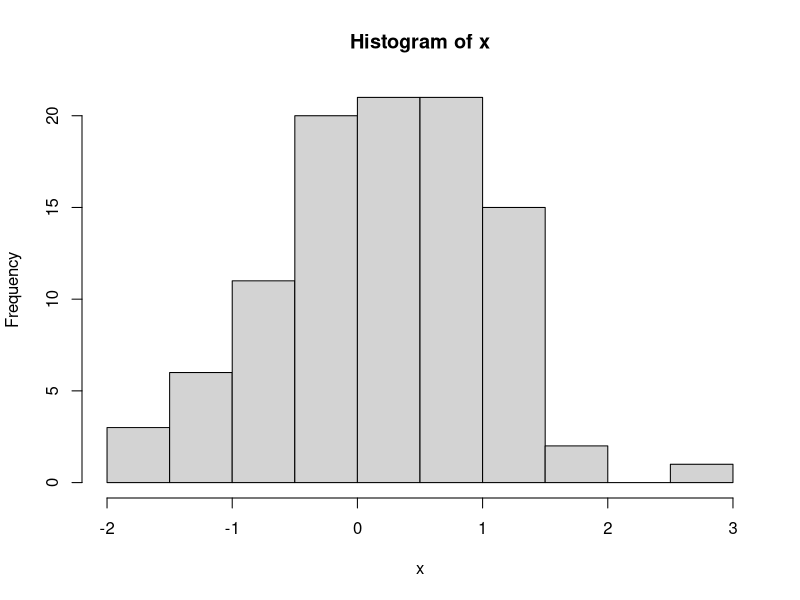

R code for this plot:
## ---- chunk 1
# assign a value to object named "x"
x = 1
# or
x <- 1
1 -> x  
# Calculator 
x=10^2
y=2*x
# vectors
c(1,21,50,80,45,0)
c("d","4","r")
# characters
"R is useful and cool"
# boolean - TRUE or FALSE
45>96
# built-in functions
sum(1,3,5)
## ---- chunk 2
# a vector / array
vec1= c(1,21,50,80,45,0)
# minimun
min(vec1)
# maximum
max(vec1)
# exponential function
exp(vec1)
# cosine function
cos(vec1)
# sine function
sin(vec1)
# logarithm function of base e
log(vec1,0.5)
# square root
sqrt(vec1)
# logarithm function of base 10
log10(10)
# logarithm function of base 2
log2(2)
# logarithm function of base 45
log(45,base = 45)
# factorial
factorial(3)
# binomial coefficient / combination
choose(10,5)

## ---- chunk 3
# a set of values
vec1= c(1,21,50,80,45,0)
# summation
sum(vec1)
# arithmetic mean
mean(vec1)
# standard deviation
sd(vec1)
# summary statistics
summary(vec1)
# variance
var(vec1)
# quantile
quantile(vec1,0.5)
# 100 Standard normal random numbers
x=rnorm(100,mean=0,sd=1)
# histogram
hist(x)

## ---- chunk 4
# create your own function
  myfunction=function(){
    return(print("Hello there!"))
  }
# if statement
lucky.number=100
if(lucky.number<=54){
print("You win!")
  }else{
  print("You lost!")
}

